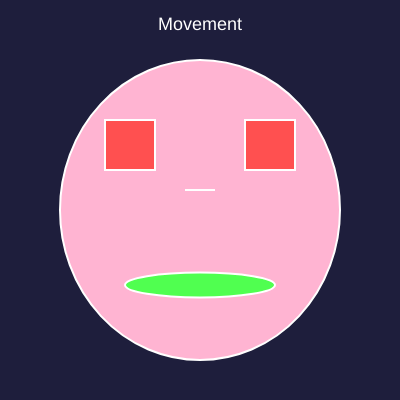
Frame 1 (no input)
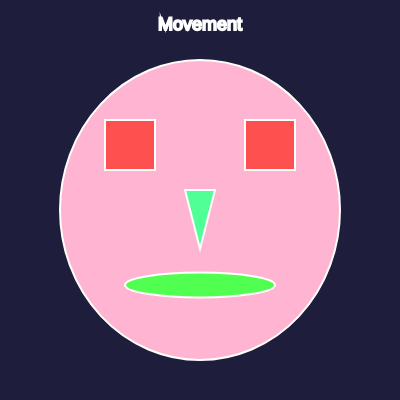
Frame 60 (no input)
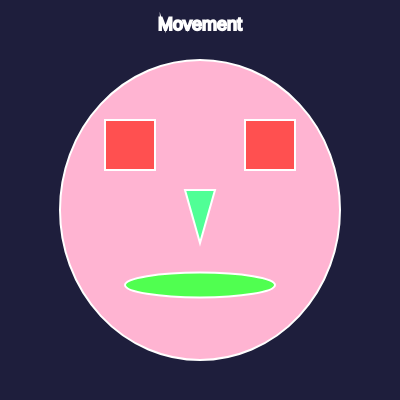
Frame 120 (the mouse pressed at the canvas centre since frame 60)

The p5.js sketch that drew these frames (run headless with seeded random() and noise() and a simulated clock; from frame 60 on, the mouse is pressed at the canvas centre):

// p5.js sketch
// ── sketch.js
let i=0; 

function setup() {
  createCanvas(400, 400);
}

function draw() {
  background(30, 30, 60);

  //Title
  fill(255);
  textSize(18);
  textAlign(CENTER);
  text("Movement", 200, 30);
  
  //Face
  fill(255, 180, 210);
  stroke(255); //White Outline
  strokeWeight(2); //Outline thickness
  ellipse(200, 210, 280, 300);


  //Eyes
  fill(255, 80, 80);
  stroke(255);  //Eye Outline colour
  strokeWeight(2); //Eye Outline thickness
  square(105, 120, 50);
  square(245, 120, 50);

  //Mouth
  fill(80, 255, 80);
  ellipse(200, 285, 150, 25);

  //Growing nose
  fill (80,255,150);
  triangle(185, 190, 215, 190, 200, 190 + i);


  //Increment i
  i = i+1;

  if (i > 65){
    i =0;
  }
  
}
